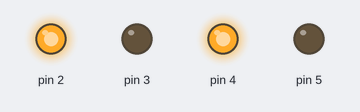
Recording of a sketch running on a simulated Arduino Uno, built with avr-gcc and run on an emulated ATmega328P. Shown: output pins drawn as LEDs (lit = HIGH).

Above: at 0.2 s.
At 4.32 s:
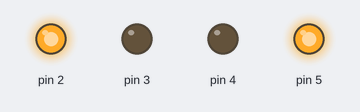
At 8.0 s:
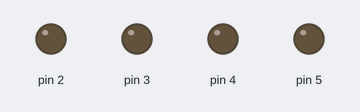
At 15.7 s:
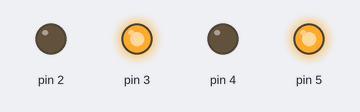
Timing chart, 0 to 20.9 s (numbered marks = the images above):
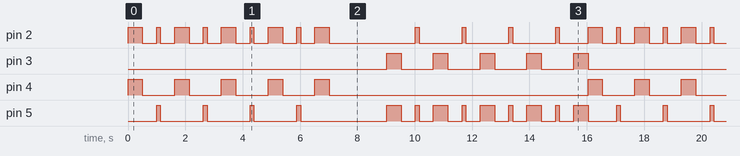

Measured:
- by itself, pin 2, pin 5: moves between LOW and HIGH, repeating every 16.0 s
- by itself, pin 3, pin 4: repeats every 16.0 s: 4 × (LOW 1.1 s, HIGH 0.50 s), LOW 9.0 s, HIGH 0.50 s
- by itself, everything shown: repeats every 16.0 s, in 35 steps

The sketch:

Cod_Movimiento_Base.ino
```cpp
void setup() {
  // put your setup code here, to run once:
pinMode(2, OUTPUT);
pinMode(3, OUTPUT);

pinMode(4, OUTPUT);
pinMode(5, OUTPUT);
}


void Adelante(int time) {
  digitalWrite(2, HIGH);
  digitalWrite(3, LOW);

  digitalWrite(4, HIGH);
  digitalWrite(5, LOW);

  delay(time);
}

void Atras(int time) {
  digitalWrite(2, LOW);
  digitalWrite(3, HIGH);

  digitalWrite(4, LOW);
  digitalWrite(5, HIGH);

  delay(time);
}

void Derecha(int time) {
  digitalWrite(2, LOW);
  digitalWrite(3, HIGH);

  digitalWrite(4, HIGH);
  digitalWrite(5, LOW);

  delay(time);
}


void Izquierda(int time) {
  digitalWrite(2, HIGH);
  digitalWrite(3, LOW);

  digitalWrite(4, LOW);
  digitalWrite(5, HIGH);

  delay(time);
}

void Stop(int time){
 digitalWrite(2, LOW);
 digitalWrite(3, LOW);

 digitalWrite(4, LOW);
 digitalWrite(5, LOW);

 delay(time);
}

void loop()
{
  // put your main code here, to run repeatedly:
  Adelante(500);
  Stop(500);
  Izquierda(130);
  Stop(500);
  Adelante(500);
  Stop(500);
  Izquierda(130);
  Stop(500);
  Adelante(500);
  Stop(500);
  Izquierda(130);
  Stop(500);
  Adelante(500);
  Stop(500);
  Izquierda(130);
  Stop(500);
  Adelante(500);
  Stop(2000);
  Atras(500);
  Stop(500);
  Izquierda(130);
  Stop(500);
  Atras(500);
  Stop(500);
  Izquierda(130);
  Stop(500);
  Atras(500);
  Stop(500);
  Izquierda(130);
  Stop(500);
  Atras(500);
  Stop(500);
  Izquierda(130);
  Stop(500);
  Atras(500);
 }
```
